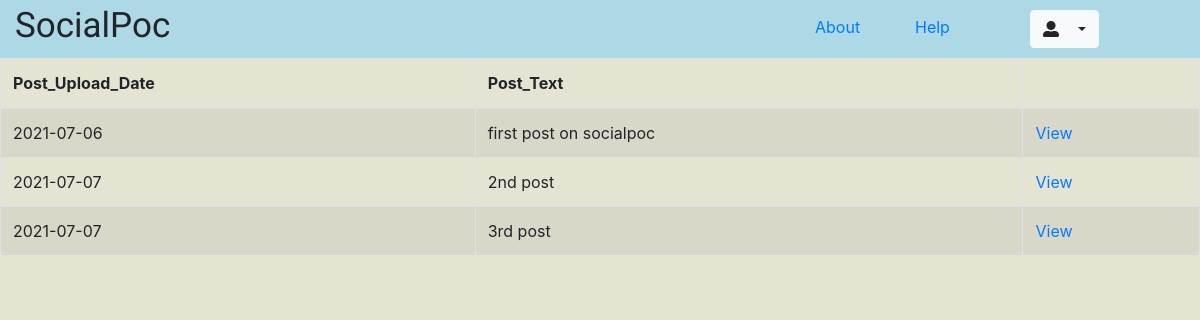
/view_click/bibin/, run on the app's committed database.
### app1/models.py (models this page shows)
class Posts(models.Model):
    post_id = models.AutoField(primary_key=True)
    username = models.CharField(max_length=20)
    time = models.CharField(max_length=20)
    post_text = models.CharField(max_length=100)
    post_img = models.CharField(max_length=50)

### app1/views.py (the view)
# urls.py: url('view_click/(?P<username>\w+)/$',views.admin_view),
def admin_view(request,username):
    post=Posts.objects.filter(username=username)
    return render(request,"admin_view.html",{'post':post})

### templates/admin_view.html (shortened to what this page needs)
<!DOCTYPE html>
{% load static %}
<html lang="en" dir="ltr">
  <head>
    <link rel="stylesheet" href="{% static 'css/addpost.css' %}">
    <link rel="stylesheet" href="https://maxcdn.bootstrapcdn.com/bootstrap/4.3.1/css/bootstrap.min.css">
  </head>
  <body style="background-color:#e5e4d3;">
    <section  id="navbar">
      <div class="container-fluid">
        <div style="background-color: lightblue;" class="row nav">
          <div class="col-sm-2 logo">
           SocialPoc
          </div>
          <div style="background-color: lightblue;" class="col-sm-6">
          </div>
          <div class="col-sm-1 top_link">
            <a href="#">About</a>
          </div>
          <div class="col-sm-1 top_link">
            <a href="#">Help</a>
          </div>
          <div class="col-sm-2">
            <div class="dropdown">
              <div class="btn btn-light dropdown-toggle" data-toggle="dropdown">
                <span><i class="fas fa-user-alt"></i></span> {{username}}
              </div>
            </div>
          </div>
        </div>
      </div>
    </section>
  <center>
      <table border="1" class = "table table-hover table-bordered table-striped">
          <thead>
          <th>Post_Upload_Date</th>
          <th>Post_Text</th>
          <th></th>
          </thead>
          {% for i in post %}
          <tr>
              <td>{{i.time}}</td>
              <td>{{i.post_text}}</td>
              <td><a href="post_view/{{i.post_id}}">View</a></td>
          </tr>
          {% endfor %}
      </table>
  </center>
  </body>
</html>

### static/css/addpost.css (style rules this page uses)
.logo { font-family: 'Zhi Mang Xing', cursive; font-size: 35px; width:50%; padding-left: 20px; }
.dropdown { padding: 10px 15px; }
span { padding-right: 10px; }
.top_link { padding-top: 15px; }
.nav { background-color: lightblue; }

### templates/admin_view.html (style rules this page uses)
.nav { background-color: lightblue; }

### data on the page
Posts: time "2021-07-06", post_text "first post on socialpoc"
Posts: time "2021-07-07", post_text "2nd post"
Posts: time "2021-07-07", post_text "3rd post"
